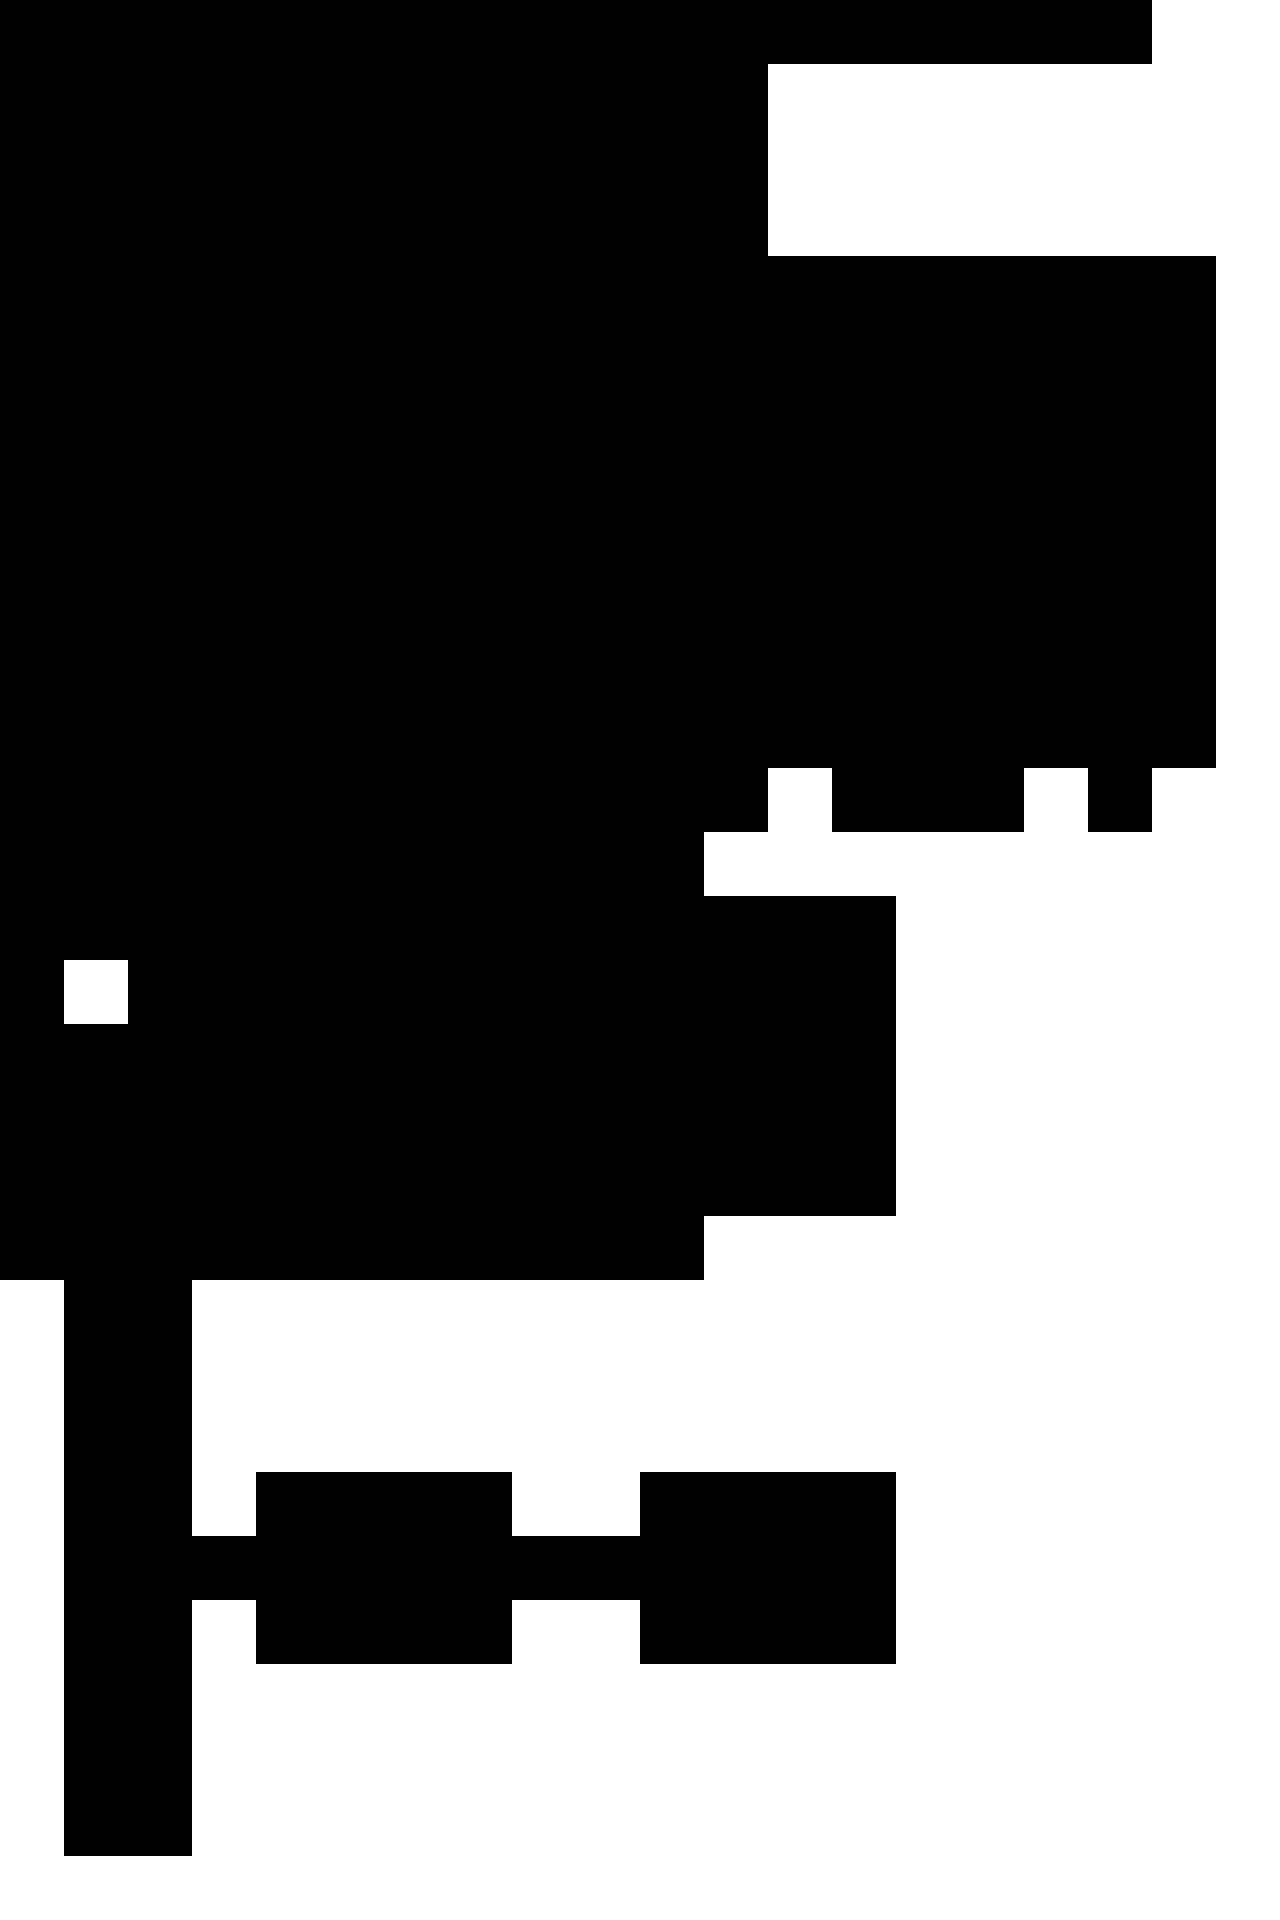

Rendered tile map (Tiled .tmx) drawn with the repository's tilesets; below, a short description and the map source with its tile grids summarised:
An orthogonal 20x30 tile map with 64x64 px tiles, 1 tile layer (Tile Layer 1) and 187 objects (Start, End).

<map version="1.0" orientation="orthogonal" renderorder="right-down" width="20" height="30" tilewidth="64" tileheight="64">
 <properties>
  <property name="Title" value="Can you shoot straight?" />
 </properties>
 <tileset firstgid="1" name="tilemap" tilewidth="64" tileheight="64" spacing="2" margin="1">
  <image source="../Images/tilemap.png" width="512" height="512" />
 </tileset>
 <layer name="Tile Layer 1" width="20" height="30">
  <data>[600 cells, 600 non-empty, 2 distinct tile ids]</data>
 </layer>
 <objectgroup name="Enemies">
  <object gid="3" x="1152" y="832" />
  <object gid="3" x="1024" y="832" />
  <object gid="3" x="768" y="832" />
  <object gid="3" x="128" y="1024" />
  <object gid="3" x="128" y="1088" />
  <object gid="3" x="256" y="1536" />
  <object gid="3" x="256" y="1664" />
  <object gid="3" x="256" y="1856" />
  <object gid="3" x="256" y="1344" />
  <object gid="3" x="128" y="960" />
  <object gid="3" x="0" y="960" />
  <object gid="3" x="0" y="1088" />
 </objectgroup>
 <objectgroup name="StartEnd">
  <object name="Start" type="Start" gid="4" x="1152" y="64" />
  <object name="End" type="End" gid="8" x="0" y="1600" />
 </objectgroup>
 <objectgroup name="Walls">
  <object gid="2" x="1152" y="0" />
  <object gid="2" x="1216" y="64" />
  <object gid="2" x="1216" y="128" />
  <object gid="2" x="1216" y="192" />
  <object gid="2" x="1216" y="256" />
  <object gid="2" x="1216" y="320" />
  <object gid="2" x="1216" y="384" />
  <object gid="2" x="1216" y="448" />
  <object gid="2" x="1216" y="512" />
  <object gid="2" x="1216" y="576" />
  <object gid="2" x="1216" y="640" />
  <object gid="2" x="1216" y="704" />
  <object gid="2" x="1216" y="768" />
  <object gid="2" x="1216" y="832" />
  <object gid="2" x="1216" y="896" />
  <object gid="2" x="1216" y="960" />
  <object gid="2" x="1216" y="1024" />
  <object gid="2" x="1216" y="1088" />
  <object gid="2" x="1216" y="1152" />
  <object gid="2" x="1216" y="1216" />
  <object gid="2" x="1216" y="1280" />
  <object gid="2" x="1088" y="64" />
  <object gid="2" x="1024" y="64" />
  <object gid="2" x="960" y="64" />
  <object gid="2" x="896" y="64" />
  <object gid="2" x="832" y="64" />
  <object gid="2" x="768" y="64" />
  <object gid="2" x="704" y="192" />
  <object gid="2" x="704" y="64" />
  <object gid="2" x="704" y="128" />
  <object gid="2" x="704" y="256" />
  <object gid="2" x="704" y="320" />
  <object gid="2" x="704" y="384" />
  <object gid="2" x="704" y="448" />
  <object gid="2" x="704" y="512" />
  <object gid="2" x="704" y="576" />
  <object gid="2" x="704" y="640" />
  <object gid="2" x="704" y="704" />
  <object gid="2" x="704" y="768" />
  <object gid="2" x="704" y="832" />
  <object gid="2" x="832" y="320" />
  <object gid="2" x="832" y="384" />
  <object gid="2" x="832" y="448" />
  <object gid="2" x="832" y="512" />
  <object gid="2" x="832" y="576" />
  <object gid="2" x="832" y="640" />
  <object gid="2" x="832" y="768" />
  <object gid="2" x="832" y="832" />
  <object gid="2" x="832" y="704" />
  <object gid="2" x="960" y="320" />
  <object gid="2" x="960" y="384" />
  <object gid="2" x="960" y="448" />
  <object gid="2" x="960" y="576" />
  <object gid="2" x="960" y="640" />
  <object gid="2" x="960" y="512" />
  <object gid="2" x="960" y="704" />
  <object gid="2" x="960" y="768" />
  <object gid="2" x="960" y="832" />
  <object gid="2" x="1088" y="832" />
  <object gid="2" x="1088" y="768" />
  <object gid="2" x="1088" y="704" />
  <object gid="2" x="1088" y="640" />
  <object gid="2" x="1088" y="576" />
  <object gid="2" x="1088" y="512" />
  <object gid="2" x="1088" y="448" />
  <object gid="2" x="1088" y="384" />
  <object gid="2" x="1088" y="320" />
  <object gid="2" x="1152" y="896" />
  <object gid="2" x="1088" y="896" />
  <object gid="2" x="1024" y="896" />
  <object gid="2" x="960" y="896" />
  <object gid="2" x="832" y="896" />
  <object gid="2" x="768" y="896" />
  <object gid="2" x="704" y="896" />
  <object gid="2" x="0" y="1024" />
  <object gid="2" x="192" y="1280" />
  <object gid="2" x="64" y="1280" />
  <object gid="2" x="128" y="1280" />
  <object gid="2" x="0" y="1280" />
  <object gid="2" x="256" y="1280" />
  <object gid="2" x="320" y="1280" />
  <object gid="2" x="384" y="1280" />
  <object gid="2" x="448" y="1280" />
  <object gid="2" x="512" y="1280" />
  <object gid="2" x="576" y="1280" />
  <object gid="2" x="640" y="1280" />
  <object gid="2" x="896" y="1024" />
  <object gid="2" x="960" y="1024" />
  <object gid="2" x="1024" y="1024" />
  <object gid="2" x="1088" y="1024" />
  <object gid="2" x="704" y="1280" />
  <object gid="2" x="768" y="1280" />
  <object gid="2" x="1216" y="1344" />
  <object gid="2" x="1216" y="1408" />
  <object gid="2" x="1216" y="1472" />
  <object gid="2" x="1216" y="1536" />
  <object gid="2" x="1216" y="1600" />
  <object gid="2" x="1216" y="1664" />
  <object gid="2" x="1216" y="1728" />
  <object gid="2" x="1216" y="1792" />
  <object gid="2" x="1216" y="1856" />
  <object gid="2" x="1216" y="1920" />
  <object gid="2" x="832" y="960" />
  <object gid="2" x="832" y="1024" />
  <object gid="2" x="832" y="1280" />
  <object gid="2" x="0" y="1344" />
  <object gid="2" x="0" y="1408" />
  <object gid="2" x="0" y="1472" />
  <object gid="2" x="0" y="1536" />
  <object gid="2" x="0" y="1728" />
  <object gid="2" x="0" y="1792" />
  <object gid="2" x="0" y="1856" />
  <object gid="2" x="0" y="1920" />
  <object gid="2" x="64" y="1920" />
  <object gid="2" x="128" y="1920" />
  <object gid="2" x="192" y="1920" />
  <object gid="2" x="256" y="1920" />
  <object gid="2" x="320" y="1920" />
  <object gid="2" x="384" y="1920" />
  <object gid="2" x="448" y="1920" />
  <object gid="2" x="512" y="1920" />
  <object gid="2" x="576" y="1920" />
  <object gid="2" x="640" y="1920" />
  <object gid="2" x="768" y="1920" />
  <object gid="2" x="704" y="1920" />
  <object gid="2" x="832" y="1920" />
  <object gid="2" x="896" y="1920" />
  <object gid="2" x="960" y="1920" />
  <object gid="2" x="1024" y="1920" />
  <object gid="2" x="1152" y="1920" />
  <object gid="2" x="1088" y="1920" />
  <object gid="2" x="192" y="1344" />
  <object gid="2" x="192" y="1408" />
  <object gid="2" x="192" y="1472" />
  <object gid="2" x="192" y="1856" />
  <object gid="2" x="192" y="1792" />
  <object gid="2" x="192" y="1728" />
  <object gid="2" x="256" y="1728" />
  <object gid="2" x="320" y="1728" />
  <object gid="2" x="448" y="1728" />
  <object gid="2" x="384" y="1728" />
  <object gid="2" x="512" y="1728" />
  <object gid="2" x="256" y="1472" />
  <object gid="2" x="320" y="1472" />
  <object gid="2" x="384" y="1472" />
  <object gid="2" x="448" y="1472" />
  <object gid="2" x="512" y="1472" />
  <object gid="2" x="576" y="1472" />
  <object gid="2" x="640" y="1472" />
  <object gid="2" x="704" y="1472" />
  <object gid="2" x="768" y="1472" />
  <object gid="2" x="832" y="1472" />
  <object gid="2" x="576" y="1728" />
  <object gid="2" x="640" y="1728" />
  <object gid="2" x="704" y="1728" />
  <object gid="2" x="768" y="1728" />
  <object gid="2" x="832" y="1728" />
  <object gid="2" x="0" y="1664" />
  <object gid="2" x="256" y="1792" />
  <object gid="2" x="320" y="1792" />
  <object gid="2" x="256" y="1408" />
  <object gid="2" x="320" y="1408" />
  <object gid="2" x="64" y="960" />
  <object gid="2" x="64" y="1088" />
  <object gid="2" x="1024" y="1600" />
  <object gid="2" x="896" y="1600" />
  <object gid="2" x="960" y="1600" />
  <object gid="2" x="1088" y="1536" />
  <object gid="2" x="1088" y="1664" />
  <object gid="2" x="1024" y="1664" />
  <object gid="2" x="960" y="1664" />
  <object gid="2" x="960" y="1536" />
  <object gid="2" x="1024" y="1536" />
 </objectgroup>
 <objectgroup name="Objects" />
</map>
